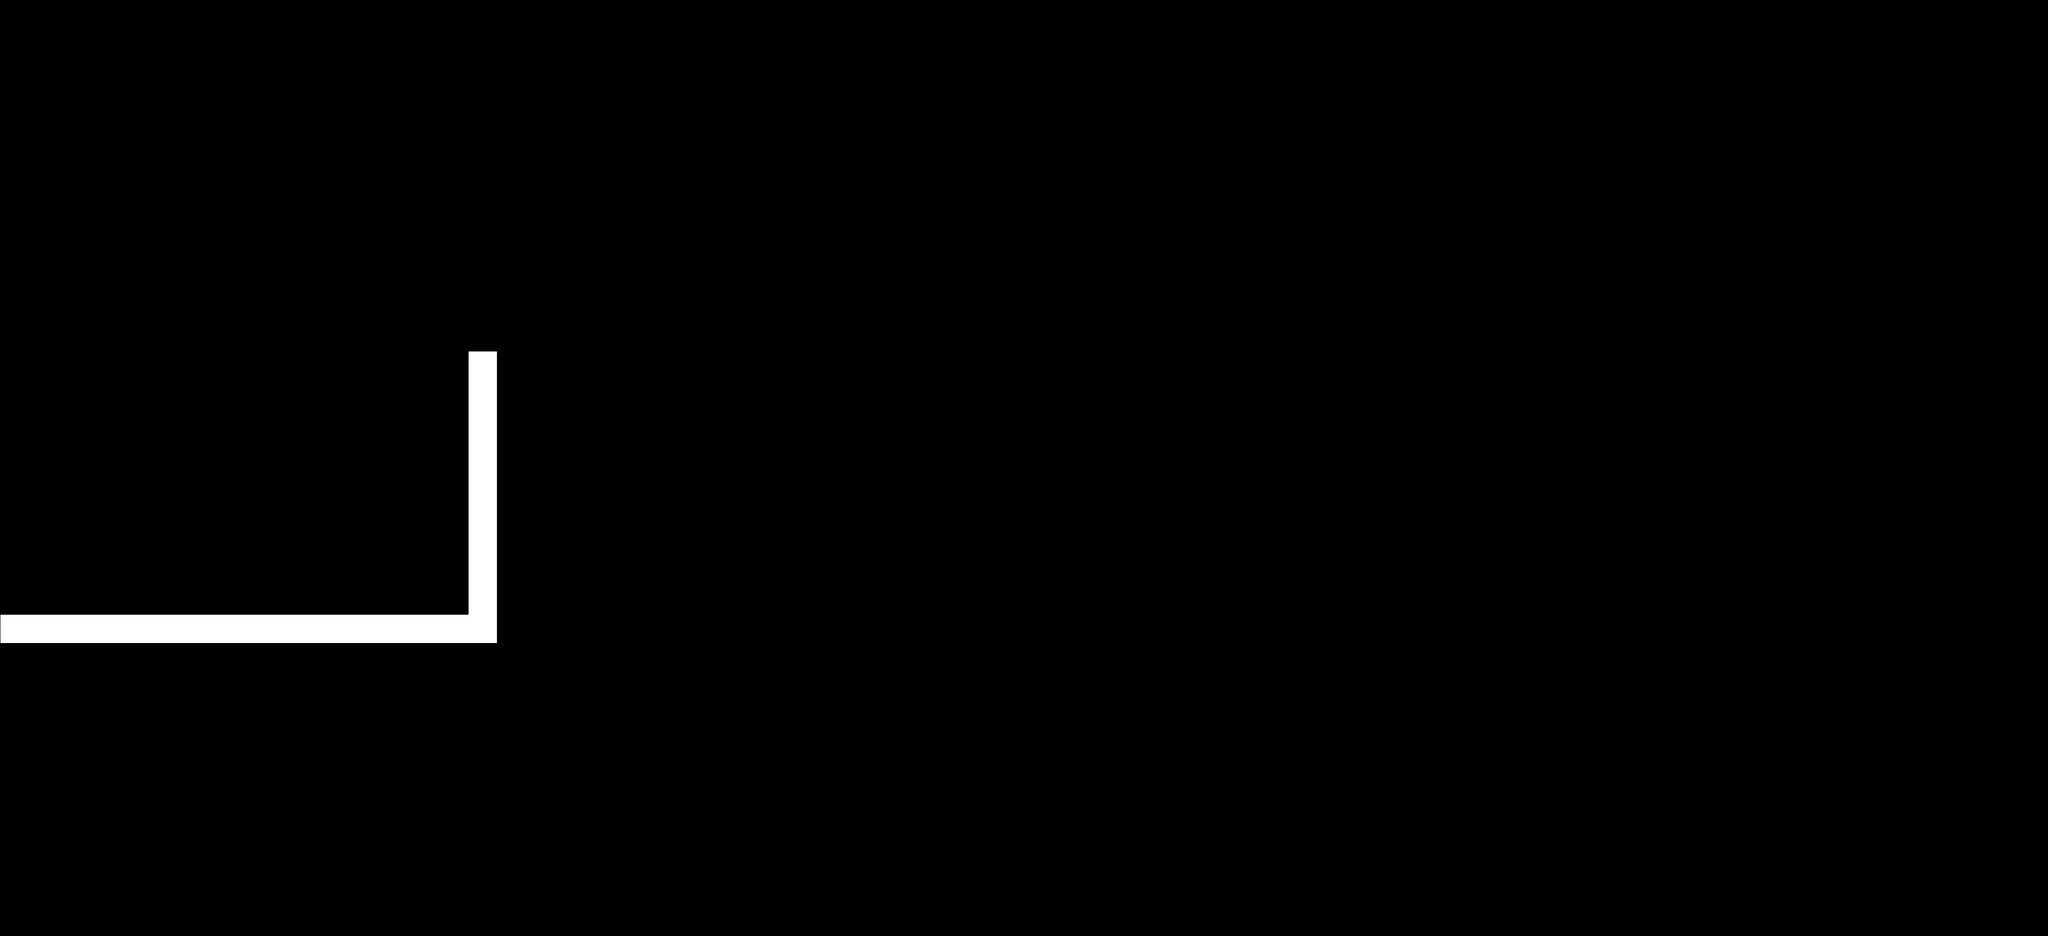

The image is a tile-based game level rendered from a .tmx file. Its description and complete source (layers, tilesets, objects, tile grids) follow:
An orthogonal 70x32 tile map with 64x64 px tiles, 1 tile layer (background) and 3 objects (player).

<map version="1.0" orientation="orthogonal" renderorder="right-down" width="70" height="32" tilewidth="64" tileheight="64" nextobjectid="37">
 <properties>
  <property name="background" value="default, 0.8" />
 </properties>
 <tileset firstgid="1" name="tiles" tilewidth="64" tileheight="64" spacing="1" margin="1" tilecount="225" columns="15">
  <image source="tiles.png" width="976" height="975" />
 </tileset>
 <layer name="background" width="70" height="32">
  <properties>
   <property name="layer" type="int" value="0" />
  </properties>
  <data encoding="csv">
0,0,0,0,0,0,0,0,0,0,0,0,0,0,0,0,0,0,0,0,0,0,0,0,0,0,0,0,0,0,0,0,0,0,0,0,0,0,0,0,0,0,0,0,0,0,0,0,0,0,0,0,0,0,0,0,0,0,0,0,0,0,0,0,0,0,0,0,0,0,
0,0,0,0,0,0,0,0,0,0,0,0,0,0,0,0,0,0,0,0,0,0,0,0,0,0,0,0,0,0,0,0,0,0,0,0,0,0,0,0,0,0,0,0,0,0,0,0,0,0,0,0,0,0,0,0,0,0,0,0,0,0,0,0,0,0,0,0,0,0,
0,0,0,0,0,0,0,0,0,0,0,0,0,0,0,0,0,0,0,0,0,0,0,0,0,0,0,0,0,0,0,0,0,0,0,0,0,0,0,0,0,0,0,0,0,0,0,0,0,0,0,0,0,0,0,0,0,0,0,0,0,0,0,0,0,0,0,0,0,0,
0,0,0,0,0,0,0,0,0,0,0,0,0,0,0,0,0,0,0,0,0,0,0,0,0,0,0,0,0,0,0,0,0,0,0,0,0,0,0,0,0,0,0,0,0,0,0,0,0,0,0,0,0,0,0,0,0,0,0,0,0,0,0,0,0,0,0,0,0,0,
0,0,0,0,0,0,0,0,0,0,0,0,0,0,0,0,0,0,0,0,0,0,0,0,0,0,0,0,0,0,0,0,0,0,0,0,0,0,0,0,0,0,0,0,0,0,0,0,0,0,0,0,0,0,0,0,0,0,0,0,0,0,0,0,0,0,0,0,0,0,
0,0,0,0,0,0,0,0,0,0,0,0,0,0,0,0,0,0,0,0,0,0,0,0,0,0,0,0,0,0,0,0,0,0,0,0,0,0,0,0,0,0,0,0,0,0,0,0,0,0,0,0,0,0,0,0,0,0,0,0,0,0,0,0,0,0,0,0,0,0,
0,0,0,0,0,0,0,0,0,0,0,0,0,0,0,0,0,0,0,0,0,0,0,0,0,0,0,0,0,0,0,0,0,0,0,0,0,0,0,0,0,0,0,0,0,0,0,0,0,0,0,0,0,0,0,0,0,0,0,0,0,0,0,0,0,0,0,0,0,0,
0,0,0,0,0,0,0,0,0,0,0,0,0,0,0,0,0,0,0,0,0,0,0,0,0,0,0,0,0,0,0,0,0,0,0,0,0,0,0,0,0,0,0,0,0,0,0,0,0,0,0,0,0,0,0,0,0,0,0,0,0,0,0,0,0,0,0,0,0,0,
0,0,0,0,0,0,0,0,0,0,0,0,0,0,0,0,0,0,0,0,0,0,0,0,0,0,0,0,0,0,0,0,0,0,0,0,0,0,0,0,0,0,0,0,0,0,0,0,0,0,0,0,0,0,0,0,0,0,0,0,0,0,0,0,0,0,0,0,0,0,
0,0,0,0,0,0,0,0,0,0,0,0,0,0,0,0,0,0,0,0,0,0,0,0,0,0,0,0,0,0,0,0,0,0,0,0,0,0,0,0,0,0,0,0,0,0,0,0,0,0,0,0,0,0,0,0,0,0,0,0,0,0,0,0,0,0,0,0,0,0,
0,0,0,0,0,0,0,0,0,0,0,0,0,0,0,0,0,0,0,0,0,0,0,0,0,0,0,0,0,0,0,0,0,0,0,0,0,0,0,0,0,0,0,0,0,0,0,0,0,0,0,0,0,0,0,0,0,0,0,0,0,0,0,0,0,0,0,0,0,0,
0,0,0,0,0,0,0,0,0,0,0,0,0,0,0,0,0,0,0,0,0,0,0,0,0,0,0,0,0,0,0,0,0,0,0,0,0,0,0,0,0,0,0,0,0,0,0,0,0,0,0,0,0,0,0,0,0,0,0,0,0,0,0,0,0,0,0,0,0,0,
0,0,0,0,0,0,0,0,0,0,0,0,0,0,0,0,4,0,0,0,0,0,0,0,0,0,0,0,0,0,0,0,0,0,0,0,0,0,0,0,0,0,0,0,0,0,0,0,0,0,0,0,0,0,0,0,0,0,0,0,0,0,0,0,0,0,0,0,0,0,
0,0,0,0,0,0,0,0,0,0,0,0,0,0,0,0,19,0,0,0,0,0,0,0,0,0,0,0,0,0,0,0,0,0,0,0,0,0,0,0,0,0,0,0,0,0,0,0,0,0,0,0,0,0,0,0,0,0,0,0,0,0,0,0,0,0,0,0,0,0,
0,0,0,0,0,0,0,0,0,0,0,0,0,0,0,0,19,0,0,0,0,0,0,0,0,0,0,0,0,0,0,0,0,0,0,0,0,0,0,0,0,0,0,0,0,0,0,0,0,0,0,0,0,0,0,0,0,0,0,0,0,0,0,0,0,0,0,0,0,0,
0,0,0,0,0,0,0,0,0,0,0,0,0,0,0,0,19,0,0,0,0,0,0,0,0,0,0,0,0,0,0,0,0,0,0,0,0,0,0,0,0,0,0,0,0,0,0,0,0,0,0,0,0,0,0,0,0,0,0,0,0,0,0,0,0,0,0,0,0,0,
0,0,0,0,0,0,0,0,0,0,0,0,0,0,0,0,19,0,0,0,0,0,0,0,0,0,0,0,0,0,0,0,0,0,0,0,0,0,0,0,0,0,0,0,0,0,0,0,0,0,0,0,0,0,0,0,0,0,0,0,0,0,0,0,0,0,0,0,0,0,
0,0,0,0,0,0,0,0,0,0,0,0,0,0,0,0,19,0,0,0,0,0,0,0,0,0,0,0,0,0,0,0,0,0,0,0,0,0,0,0,0,0,0,0,0,0,0,0,0,0,0,0,0,0,0,0,0,0,0,0,0,0,0,0,0,0,0,0,0,0,
0,0,0,0,0,0,0,0,0,0,0,0,0,0,0,0,19,0,0,0,0,0,0,0,0,0,0,0,0,0,0,0,0,0,0,0,0,0,0,0,0,0,0,0,0,0,0,0,0,0,0,0,0,0,0,0,0,0,0,0,0,0,0,0,0,0,0,0,0,0,
0,0,0,0,0,0,0,0,0,0,0,0,0,0,0,0,19,0,0,0,0,0,0,0,0,0,0,0,0,0,0,0,0,0,0,0,0,0,0,0,0,0,0,0,0,0,0,0,0,0,0,0,0,0,0,0,0,0,0,0,0,0,0,0,0,0,0,0,0,0,
0,0,0,0,0,0,0,0,0,0,0,0,0,0,0,0,19,0,0,0,0,0,0,0,0,0,0,0,0,0,0,0,0,0,0,0,0,0,0,0,0,0,0,0,0,0,0,0,0,0,0,0,0,0,0,0,0,0,0,0,0,0,0,0,0,0,0,0,0,0,
1,2,2,2,2,2,2,2,2,2,2,2,2,2,2,2,48,0,0,0,0,0,0,0,0,0,0,0,0,0,0,0,0,0,0,0,0,0,0,0,0,0,0,0,0,0,0,0,0,0,0,0,0,0,0,0,0,0,0,0,0,0,0,0,0,0,0,0,0,0,
0,0,0,0,0,0,0,0,0,0,0,0,0,0,0,0,0,0,0,0,0,0,0,0,0,0,0,0,0,0,0,0,0,0,0,0,0,0,0,0,0,0,0,0,0,0,0,0,0,0,0,0,0,0,0,0,0,0,0,0,0,0,0,0,0,0,0,0,0,0,
0,0,0,0,0,0,0,0,0,0,0,0,0,0,0,0,0,0,0,0,0,0,0,0,0,0,0,0,0,0,0,0,0,0,0,0,0,0,0,0,0,0,0,0,0,0,0,0,0,0,0,0,0,0,0,0,0,0,0,0,0,0,0,0,0,0,0,0,0,0,
0,0,0,0,0,0,0,0,0,0,0,0,0,0,0,0,0,0,0,0,0,0,0,0,0,0,0,0,0,0,0,0,0,0,0,0,0,0,0,0,0,0,0,0,0,0,0,0,0,0,0,0,0,0,0,0,0,0,0,0,0,0,0,0,0,0,0,0,0,0,
0,0,0,0,0,0,0,0,0,0,0,0,0,0,0,0,0,0,0,0,0,0,0,0,0,0,0,0,0,0,0,0,0,0,0,0,0,0,0,0,0,0,0,0,0,0,0,0,0,0,0,0,0,0,0,0,0,0,0,0,0,0,0,0,0,0,0,0,0,0,
0,0,0,0,0,0,0,0,0,0,0,0,0,0,0,0,0,0,0,0,0,0,0,0,0,0,0,0,0,0,0,0,0,0,0,0,0,0,0,0,0,0,0,0,0,0,0,0,0,0,0,0,0,0,0,0,0,0,0,0,0,0,0,0,0,0,0,0,0,0,
0,0,0,0,0,0,0,0,0,0,0,0,0,0,0,0,0,0,0,0,0,0,0,0,0,0,0,0,0,0,0,0,0,0,0,0,0,0,0,0,0,0,0,0,0,0,0,0,0,0,0,0,0,0,0,0,0,0,0,0,0,0,0,0,0,0,0,0,0,0,
0,0,0,0,0,0,0,0,0,0,0,0,0,0,0,0,0,0,0,0,0,0,0,0,0,0,0,0,0,0,0,0,0,0,0,0,0,0,0,0,0,0,0,0,0,0,0,0,0,0,0,0,0,0,0,0,0,0,0,0,0,0,0,0,0,0,0,0,0,0,
0,0,0,0,0,0,0,0,0,0,0,0,0,0,0,0,0,0,0,0,0,0,0,0,0,0,0,0,0,0,0,0,0,0,0,0,0,0,0,0,0,0,0,0,0,0,0,0,0,0,0,0,0,0,0,0,0,0,0,0,0,0,0,0,0,0,0,0,0,0,
0,0,0,0,0,0,0,0,0,0,0,0,0,0,0,0,0,0,0,0,0,0,0,0,0,0,0,0,0,0,0,0,0,0,0,0,0,0,0,0,0,0,0,0,0,0,0,0,0,0,0,0,0,0,0,0,0,0,0,0,0,0,0,0,0,0,0,0,0,0,
0,0,0,0,0,0,0,0,0,0,0,0,0,0,0,0,0,0,0,0,0,0,0,0,0,0,0,0,0,0,0,0,0,0,0,0,0,0,0,0,0,0,0,0,0,0,0,0,0,0,0,0,0,0,0,0,0,0,0,0,0,0,0,0,0,0,0,0,0,0
</data>
 </layer>
 <objectgroup name="bodies">
  <properties>
   <property name="layer" type="int" value="5" />
  </properties>
  <object id="2" name="player" type="player" gid="2" x="448" y="1344" width="64" height="64">
   <properties>
    <property name="layer" type="int" value="6" />
   </properties>
  </object>
  <object id="34" x="0" y="1344" width="1088" height="64" />
  <object id="36" x="1024" y="768" width="64" height="576" />
 </objectgroup>
</map>
